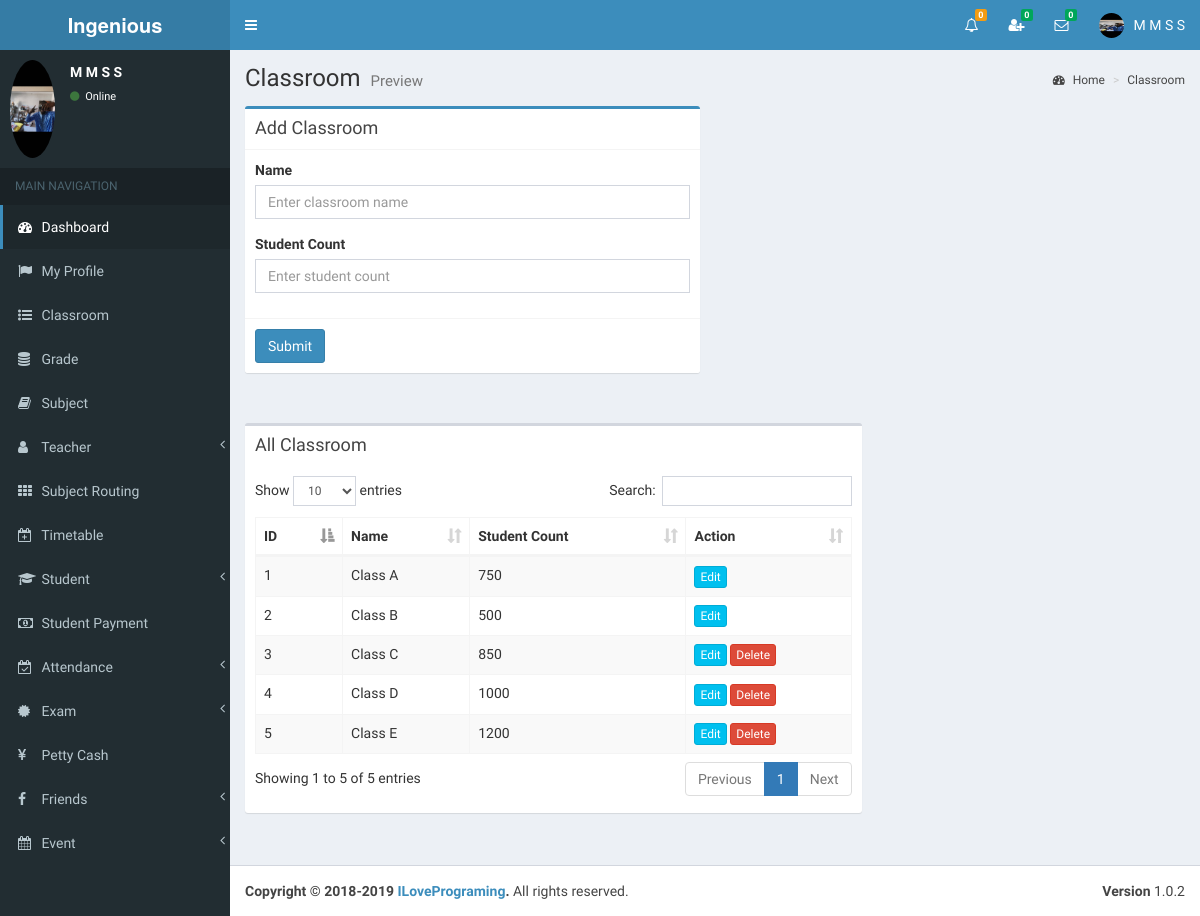
The app's page /std1/view/class_room.php (signed in) with its own data.
### tables this page shows
CREATE TABLE IF NOT EXISTS `class_room` (
  `id` int NOT NULL AUTO_INCREMENT,
  `name` varchar(255) NOT NULL,
  `student_count` int NOT NULL,
  PRIMARY KEY (`id`)
);

### std1/view/class_room.php (the view, shortened to what this page needs)
<?php include_once('head.php'); ?>
<?php include_once('header_admin.php'); ?>
<?php include_once('sidebar.php'); ?>
<div class="content-wrapper">
    <section class="content-header">
    	<h1>
        	Classroom
            <small>Preview</small>
        </h1>
        <ol class="breadcrumb">
            <li><a href="#"><i class="fa fa-dashboard"></i> Home</a></li>
            <li><a href="#">Classroom</a></li>
        </ol>
	</section>
    <section class="content">
    	<div class="row">
            <div class="col-md-6">
              	<div class="box box-primary">
                	<div class="box-header with-border">
                  		<h3 class="box-title">Add Classroom</h3>
                	</div>
                	<form role="form" action="../index.php" method="post">
						<div class="box-body">
                			<div class="form-group" id="divName">
                    			<label for="">Name</label>
                      			<input type="text" class="form-control" id="name" placeholder="Enter classroom name" name="name" autocomplete="off">
                    		</div>
                    		<div class="form-group" id="divStudentCount">
                      			<label for="">Student Count</label>
                      			<input type="text" class="form-control" id="student_count" placeholder="Enter student count" name="student_count"  		autocomplete="off">
                    		</div>
                		</div>
                		<div class="box-footer">
                    		<button type="submit" class="btn btn-primary" id="btnSubmit">Submit</button>
                 		</div>
                	</form>
              	</div>
            </div>
		</div>
	</section>
    <section class="content" >
    	<div class="row" id="table1">
        	<div class="col-md-8">
            	<div class="box">
                	<div class="box-header">
                  		<h3 class="box-title">All Classroom</h3>
                	</div>
                	<div class="box-body table-responsive" style="overflow-x:auto;">
                		<table id="example1" class="table table-bordered table-striped">
                    		<thead>
                        		<th>ID</th>
                            	<th>Name</th>
                            	<th>Student Count</th>
                            	<th>Action</th>
                        	</thead>
                        	<tbody>
<?php
include_once('../controller/config.php');
$sql="SELECT * FROM class_room";
$result=mysqli_query($conn,$sql);
$count = 0;
$cant_remove=0;
$cant_remove1=0;
if(mysqli_num_rows($result) > 0){
	while($row=mysqli_fetch_assoc($result)){
	$count++;
	$id=$row['id'];
?>
                        		<tr>
                            		<td><?php echo $count; ?></td>
               <td id="td1_<?php echo $row['id']; ?>"><?php echo $row['name']; ?></td>
               <td id="td2_<?php echo $row['id']; ?>"><?php echo $row['student_count']; ?></td>
                                	<td>
<?php
$sql1="SELECT * FROM timetable WHERE classroom_id='$id'";
$result1=mysqli_query($conn,$sql1);
if(mysqli_num_rows($result1) > 0){
	$cant_remove=1;
}else{
	$cant_remove=0;
}
$sql2="SELECT * FROM exam_timetable WHERE classroom_id='$id'";
$result2=mysqli_query($conn,$sql2);
if(mysqli_num_rows($result2) > 0){
	$cant_remove1=1;
}else{
	$cant_remove1=0;
}
if($cant_remove > 0 ||  $cant_remove1 > 0){
	echo '<a href="#modalUpdateform" onClick="showModal(this)" class="btn btn-info btn-xs" data-id="'.$id.'" data-toggle="modal">Edit</a>';
}else{
	echo '<a href="#modalUpdateform" onClick="showModal(this)" class="btn btn-info btn-xs" data-id="'.$id.'" data-toggle="modal">Edit</a>';
	echo ' <a href="#" class="confirm-delete btn btn-danger btn-xs"  data-id="'.$id.'">Delete</a>';
}
?>
                               		</td>
                            	</tr>
<?php } } ?>
                        	</tbody>
                    	</table>
               		</div>
              	</div>
            </div>
		</div>
	</section>
</div>
<?php include_once('footer.php');?>

### std1/view/head.php (shortened to what this page needs)
<!DOCTYPE html>
<html>
<head>
  <link rel="stylesheet" href="../bootstrap/css/bootstrap.min.css">
  <link rel="stylesheet" href="https://cdnjs.cloudflare.com/ajax/libs/font-awesome/4.5.0/css/font-awesome.min.css">
  <link rel="stylesheet" href="https://cdnjs.cloudflare.com/ajax/libs/ionicons/2.0.1/css/ionicons.min.css">
  <link rel="stylesheet" href="../dist/css/AdminLTE.min.css">
  <link rel="stylesheet" href="../dist/css/skins/_all-skins.min.css">
  <link rel="stylesheet" href="../plugins/iCheck/flat/blue.css">
  <link rel="stylesheet" href="../plugins/colorpicker/bootstrap-colorpicker.min.css">
  <link rel="stylesheet" href="../plugins/jvectormap/jquery-jvectormap-1.2.2.css">
  <link rel="stylesheet" href="../plugins/datepicker/datepicker3.css">
  <link rel="stylesheet" href="../plugins/daterangepicker/daterangepicker-bs3.css">
  <link rel="stylesheet" href="../plugins/bootstrap-wysihtml5/bootstrap3-wysihtml5.min.css">
    <link rel="stylesheet" href="../plugins/datatables/dataTables.bootstrap.css">
</head>

### std1/view/header_admin.php (shortened to what this page needs)
<body class="hold-transition skin-blue sidebar-mini" >
<div class="wrapper">
  <header class="main-header" >
    <a href="" class="logo">
      <span class="logo-lg"><strong>Ingenious </strong></span>
    </a>
    <nav class="navbar navbar-static-top">
		<a href="#" class="sidebar-toggle" data-toggle="offcanvas" role="button">
       	</a>
		<div class="navbar-custom-menu">
			<ul class="nav navbar-nav">
              <li class="dropdown notifications-menu">
                <a href="#" class="dropdown-toggle" data-toggle="dropdown">
                  <i class="fa fa-bell-o"></i>
<?php
include_once('../controller/config.php');
$my_type=$_SESSION["type"];
if($my_type == 'Admin'){
	$sql1="SELECT COUNT(id) FROM main_notifications WHERE _isread='0'";
	$result1=mysqli_query($conn,$sql1);
	$row1=mysqli_fetch_assoc($result1);
	$notfi_count=$row1['COUNT(id)'];
?>
                  <span class="label label-warning"><?php echo $notfi_count; ?></span>
                </a>
              </li>
<?php }  ?>
<?php
include_once('../controller/config.php');
$my_index=$_SESSION["index_number"];
$my_type=$_SESSION["type"];
$sql="SELECT count(id)
      FROM my_friends
      WHERE my_index='$my_index' AND _status='Pending' AND _isread='0'";
$result=mysqli_query($conn,$sql);
$row=mysqli_fetch_assoc($result);
$unread_count=$row['count(id)'];
?>
              <li class="dropdown messages-menu"  id="friend_request">
              	<a href="#" class="dropdown-toggle" data-toggle="dropdown" onClick="showFriendRequest('<?php echo $my_index; ?>','<?php echo $my_type; ?>')">
                  <i class="fa fa-user-plus"></i>
                  <span class="label label-success"><?php echo $unread_count; ?></span>
                </a>
              </li>
<?php
include_once('../controller/config.php');
$my_index=$_SESSION["index_number"];
$unread_msg_count=0;
$sql="SELECT * FROM my_friends WHERE my_index='$my_index'";
$result=mysqli_query($conn,$sql);
while($row=mysqli_fetch_assoc($result)){
	$friend_index=$row['friend_index'];
	$sql1="SELECT count(id)
		  FROM online_chat
		  WHERE user_index='$friend_index' AND _isread='0'";
	$result1=mysqli_query($conn,$sql1);
	$row1=mysqli_fetch_assoc($result1);
	$unread_msg_count+=$row1['count(id)'];
}
?>
              <li class="dropdown messages-menu" id="unread_msg">
                <a href="#" class="dropdown-toggle" data-toggle="dropdown" >
                  <i class="fa fa-envelope-o"></i>
                  <span class="label label-success"><?php echo $unread_msg_count; ?></span>
                </a>
<?php
include_once('../controller/config.php');
$index=$_SESSION["index_number"];
$type=$_SESSION["type"];
$time='';
$file_path='';
	$sql="SELECT
           DISTINCT conversation_id,friend_index
           FROM
              my_friends
           WHERE
              	my_index='$index'
           ORDER BY
              conversation_id";
	$result=mysqli_query($conn,$sql);
	while($row=mysqli_fetch_assoc($result)){
		$conversation_id=$row['conversation_id'];
		$friend_index=$row['friend_index'];
		$sql3="SELECT * FROM my_friends WHERE conversation_id='$conversation_id' and friend_index='$friend_index'";
		$result3=mysqli_query($conn,$sql3);
		$row3=mysqli_fetch_assoc($result3);
		$friend_type=$row3['friend_type'];
		if($friend_type == "Admin"){
			$sql1="SELECT * FROM admin WHERE index_number='$friend_index'";
			$result1=mysqli_query($conn,$sql1);
			$row1=mysqli_fetch_assoc($result1);
			$friend_name=$row1['i_name'];
			$friend_image=$row1['image_name'];
		}
		if($friend_type == "Teacher"){
			$sql1="SELECT * FROM teacher WHERE index_number='$friend_index'";
			$result1=mysqli_query($conn,$sql1);
			$row1=mysqli_fetch_assoc($result1);
			$friend_name=$row1['i_name'];
			$friend_image=$row1['image_name'];
		}
		if($friend_type == "Student"){
			$sql1="SELECT * FROM student WHERE index_number='$friend_index'";
			$result1=mysqli_query($conn,$sql1);
			$row1=mysqli_fetch_assoc($result1);
			$friend_name=$row1['i_name'];
			$friend_image=$row1['image_name'];
		}
		$sql2="SELECT * FROM online_chat WHERE conversation_id='$conversation_id' ORDER BY id DESC LIMIT 1";
		$result2=mysqli_query($conn,$sql2);
		while($row2=mysqli_fetch_assoc($result2)){
			$last_msg=$row2['msg'];
			$msg_time=$row2['time'];
			$datetime1 = new DateTime($msg_time);
			$datetime2 = new DateTime();
			$interval = $datetime1->diff($datetime2);
			$year = $interval->format('%y y ');
			$month = $interval->format('%m m ');
			$days = $interval->format('%a d');
			$hours = $interval->format('%h h');
			$minutes = $interval->format('%i mins');
			$seconds = $interval->format('%s sec');
			if($year>0){
				$time=$year;
			}else if($month>0){
				$time=$month;
			}else if($days>0){
				$time=$days;
			}else if($hours>0){
				$time=$hours;
			}else if($minutes>0){
				$time=$minutes;
			}else{
				$time=$seconds;
			}
			if($type=="Admin"){
				$file_path="my_friends.php?do=showChatBox&my_index=$index&conversation_id=$conversation_id&friend_index=$friend_index&my_type=$type";
			}
			if($type=="Teacher"){
				$file_path="my_friends2.php?do=showChatBox&my_index=$index&conversation_id=$conversation_id&friend_index=$friend_index&my_type=$type";
			}
			if($type=="Student"){
				$file_path="my_friends1.php?do=showChatBox&my_index=$index&conversation_id=$conversation_id&friend_index=$friend_index&my_type=$type";
			}
?>
                      <li>
                        <a href="<?php echo $file_path; ?>" onClick="msgRead('<?php echo $index; ?>','<?php echo $conversation_id; ?>','<?php echo $friend_index; ?>','<?php echo $type; ?>')">
                          <div class="pull-left">
                            <img src="../<?php echo $friend_image; ?>" class="img-circle" alt="User Image">
                          </div>
                          <h4>
                            <?php echo $friend_name; ?>
                            <small><i class="fa fa-clock-o"></i> <?php echo $time; ?></small>
                          </h4>
                          <p><?php echo $last_msg; ?></p>
                        </a>
                      </li>
 <?php } } ?>
              </li>
<?php
include_once('../controller/config.php');
if($type=="Admin"){
	$sql="SELECT * FROM admin where index_number='$index'";
	$result=mysqli_query($conn,$sql);
	$row=mysqli_fetch_assoc($result);
}
?>
            	<li class="dropdown user user-menu">
                    <a href="#" class="dropdown-toggle" data-toggle="dropdown">
                      <img src="../<?php echo $row['image_name']; ?>" class="user-image" alt="User Image">
                      <span class="hidden-xs"><?php echo $row['i_name']; ?></span>
                    </a>
              </li>
            </ul>
        </div>
	</nav>
  </header>

### std1/view/sidebar.php (shortened to what this page needs)
  <aside class="main-sidebar">
    <section class="sidebar">
<?php
include_once('../controller/config.php');
$index=$_SESSION["index_number"];
$sql="SELECT * FROM admin WHERE index_number='$index'";
$result=mysqli_query($conn,$sql);
$row=mysqli_fetch_assoc($result);
$name=$row['i_name'];
$image=$row['image_name'];
?>
      <div class="user-panel">
      	<div class="pull-left image">
        	<img src="../<?php echo $image; ?>" class="img-circle" alt="User Image">
        </div>
        <div class="pull-left info">
        	<p><?php echo $name; ?></p>
            <a href="#"><i class="fa fa-circle text-success"></i> Online</a>
        </div>
      </div>
      <ul class="sidebar-menu">
        <li class="header">MAIN NAVIGATION</li>
        <li class="active treeview">
          <a href="dashboard.php">
            <i class="fa fa-dashboard"></i> <span>Dashboard</span>
          </a>
        </li>
         <li>
          <a href="admin_profile.php">
            <i class="fa fa-flag"></i> <span>My Profile</span>
          </a>
        </li>
        <li>
          <a href="class_room.php">
            <i class="fa fa-list-ul"></i> <span>Classroom</span>
          </a>
        </li>
        <li>
          <a href="grade.php">
            <i class="fa fa-database"></i> <span>Grade</span>
          </a>
        </li>
        <li>
          <a href="subject.php">
            <i class="fa fa-book"></i> <span>Subject</span>
          </a>
        </li>
        <li class="treeview">
          <a href="#">
            <i class="fa fa-user" aria-hidden="true"></i>
            <span>Teacher</span>
            <span class="pull-right-container">
              <i class="fa fa-angle-left pull-right"></i>
            </span>
          </a>
        </li>
        <li>
          <a href="subject_routing.php">
            <i class="fa fa-th"></i> <span>Subject Routing</span>
          </a>
        </li>
        <li>
          <a href="timetable.php">
            <i class="fa fa-calendar-plus-o"></i> <span>Timetable</span>
          </a>
        </li>
        <li class="treeview">
          <a href="#">
            <i class="fa fa-graduation-cap"></i>
            <span>Student</span>
            <span class="pull-right-container">
              <i class="fa fa-angle-left pull-right"></i>
            </span>
          </a>
        </li>
        <li>
          <a href="student_payment.php">
            <i class="fa fa-money"></i> <span>Student Payment</span>
          </a>
        </li>
         <li class="treeview">
          <a href="#">
            <i class="fa fa-calendar-check-o"></i>
            <span>Attendance</span>
            <span class="pull-right-container">
              <i class="fa fa-angle-left pull-right"></i>
            </span>
          </a>
        </li>
        <li class="treeview">
          <a href="#">
            <i class="fa fa-certificate"></i>
            <span>Exam</span>
            <span class="pull-right-container">
              <i class="fa fa-angle-left pull-right"></i>
            </span>
          </a>
        </li>
        <li>
          <a href="petty_cash.php">
            <i class="fa fa-yen"></i> <span>Petty Cash</span>
          </a>
        </li>
        <li class="treeview">
          <a href="#">
            <i class="fa fa-facebook"></i>
            <span>Friends</span>
            <span class="pull-right-container">
              <i class="fa fa-angle-left pull-right"></i>
            </span>
          </a>
        </li>
        <li class="treeview">
          <a href="#">
            <i class="fa fa-calendar"></i>
            <span>Event</span>
            <span class="pull-right-container">
              <i class="fa fa-angle-left pull-right"></i>
            </span>
          </a>
        </li>
      </ul>
    </section>
  </aside>

### std1/view/footer.php
	<footer class="main-footer">
        <div class="pull-right hidden-xs">
          <b>Version</b> 1.0.2
        </div>
        <strong>Copyright &copy; 2018-2019 <a href="">ILovePrograming</a>.</strong> All rights reserved.
     </footer>
  </body>
</html>

### std1/view/class_room.php (style rules this page uses)
body { overflow-y:scroll; }

### records on screen
class_room: name "Class A", student_count "750"
class_room: name "Class B", student_count "500"
class_room: name "Class C", student_count "850"
class_room: name "Class D", student_count "1000"
class_room: name "Class E", student_count "1200"

### other values on screen
$notfi_count "0"
$unread_count "0"
$unread_msg_count "0"
$row['i_name'] "M M S S"
$name "M M S S"
